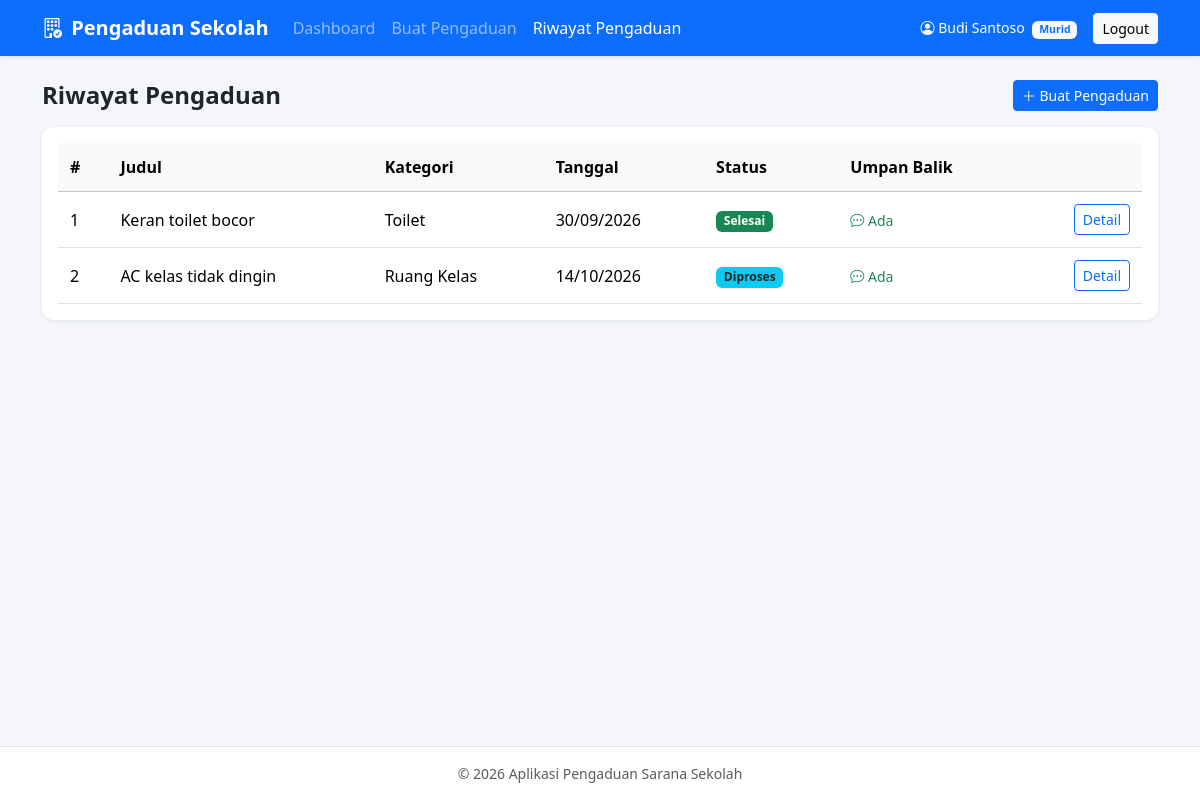
The page /murid/riwayat.php (signed in) on the database its author committed.
### tables this page shows
CREATE TABLE `pengaduan` (
  `id_pengaduan`      INT UNSIGNED NOT NULL AUTO_INCREMENT,
  `id_user`           INT UNSIGNED NOT NULL,
  `id_kategori`       INT UNSIGNED NOT NULL,
  `judul`             VARCHAR(150) NOT NULL,
  `lokasi`            VARCHAR(100) NOT NULL,
  `deskripsi`         TEXT NOT NULL,
  `foto`              VARCHAR(255) DEFAULT NULL,
  `status`            ENUM('Menunggu','Diproses','Selesai','Ditolak') NOT NULL DEFAULT 'Menunggu',
  `tanggal_pengaduan` DATE NOT NULL,
  `created_at`        TIMESTAMP NOT NULL DEFAULT CURRENT_TIMESTAMP,
  `updated_at`        TIMESTAMP NOT NULL DEFAULT CURRENT_TIMESTAMP ON UPDATE CURRENT_TIMESTAMP,
  PRIMARY KEY (`id_pengaduan`),
  KEY `idx_tanggal` (`tanggal_pengaduan`),
  KEY `idx_status` (`status`),
  CONSTRAINT `fk_pengaduan_user` FOREIGN KEY (`id_user`)
    REFERENCES `users` (`id_user`) ON DELETE CASCADE ON UPDATE CASCADE,
  CONSTRAINT `fk_pengaduan_kategori` FOREIGN KEY (`id_kategori`)
    REFERENCES `kategori` (`id_kategori`) ON DELETE RESTRICT ON UPDATE CASCADE
);

CREATE TABLE `kategori` (
  `id_kategori`   INT UNSIGNED NOT NULL AUTO_INCREMENT,
  `nama_kategori` VARCHAR(100) NOT NULL,
  PRIMARY KEY (`id_kategori`),
  UNIQUE KEY `uq_nama_kategori` (`nama_kategori`)
);

### murid/riwayat.php (the view, shortened to what this page needs)
<?php
require_once __DIR__ . '/../config/auth.php';
$stmt = $pdo->prepare('SELECT p.*, k.nama_kategori,
    (SELECT COUNT(*) FROM umpan_balik u WHERE u.id_pengaduan = p.id_pengaduan) AS jml_umpan
    FROM pengaduan p JOIN kategori k ON k.id_kategori = p.id_kategori
    WHERE p.id_user = ? ORDER BY p.id_pengaduan DESC');
$stmt->execute([user()['id']]);
$data = $stmt->fetchAll();
require __DIR__ . '/../includes/header.php';
?>
<div class="d-flex justify-content-between align-items-center mb-3">
  <h4 class="fw-bold mb-0">Riwayat Pengaduan</h4>
  <a href="buat.php" class="btn btn-primary btn-sm"><i class="bi bi-plus-lg"></i> Buat Pengaduan</a>
</div>
<div class="card"><div class="card-body">
<?php if (!$data): ?>
  <div class="text-center text-muted py-4">
    <i class="bi bi-inbox" style="font-size:2.5rem"></i>
    <div class="mt-2">Anda belum membuat pengaduan.</div>
  </div>
<?php else: ?>
  <div class="table-responsive">
    <table class="table table-hover align-middle mb-0">
      <thead class="table-light">
        <tr><th>#</th><th>Judul</th><th>Kategori</th><th>Tanggal</th><th>Status</th><th>Umpan Balik</th><th></th></tr>
      </thead>
      <tbody>
      <?php foreach ($data as $i => $r): ?>
        <tr>
          <td><?= $i + 1 ?></td>
          <td><?= e($r['judul']) ?></td>
          <td><?= e($r['nama_kategori']) ?></td>
          <td><?= tgl($r['tanggal_pengaduan']) ?></td>
          <td><?= badgeStatus($r['status']) ?></td>
          <td><?= $r['jml_umpan'] > 0 ? '<span class="text-success small"><i class="bi bi-chat-dots"></i> Ada</span>' : '<span class="text-muted small">-</span>' ?></td>
          <td class="text-end"><a href="detail.php?id=<?= $r['id_pengaduan'] ?>" class="btn btn-sm btn-outline-primary">Detail</a></td>
        </tr>
      <?php endforeach; ?>
      </tbody>
    </table>
  </div>
<?php endif; ?>
</div></div>
<?php require __DIR__ . '/../includes/footer.php'; ?>

### config/auth.php (shortened to what this page needs)
<?php
function e($v): string { return htmlspecialchars((string) $v, ENT_QUOTES, 'UTF-8'); }
function badgeStatus(string $s): string {
    $map = ['Menunggu' => 'warning text-dark', 'Diproses' => 'info text-dark', 'Selesai' => 'success', 'Ditolak' => 'danger'];
    return '<span class="badge bg-' . ($map[$s] ?? 'secondary') . '">' . e($s) . '</span>';
}
function tgl(?string $d, bool $jam = false): string {
    return date($jam ? 'd/m/Y H:i' : 'd/m/Y', strtotime($d));
}

### assets/css/style.css (style rules this page uses)
body { background: #f4f6fb; min-height: 100vh; display: flex; flex-direction: column; }
.card { border: 0; border-radius: 12px; box-shadow: 0 1px 4px rgba(20, 40, 90, .08); }
.table > :not(caption) > * > * { padding: .75rem; }

### rows shown on the page
pengaduan: judul "Keran toilet bocor", id_kategori.nama_kategori "Toilet", tanggal_pengaduan "30/09/2026", status "Selesai"
pengaduan: judul "AC kelas tidak dingin", id_kategori.nama_kategori "Ruang Kelas", tanggal_pengaduan "14/10/2026", status "Diproses"

### other values the page prints
$label "Dashboard"
$label "Buat Pengaduan"
$label "Riwayat Pengaduan"
$u['nama'] "Budi Santoso"
$u['role'] "Murid"
